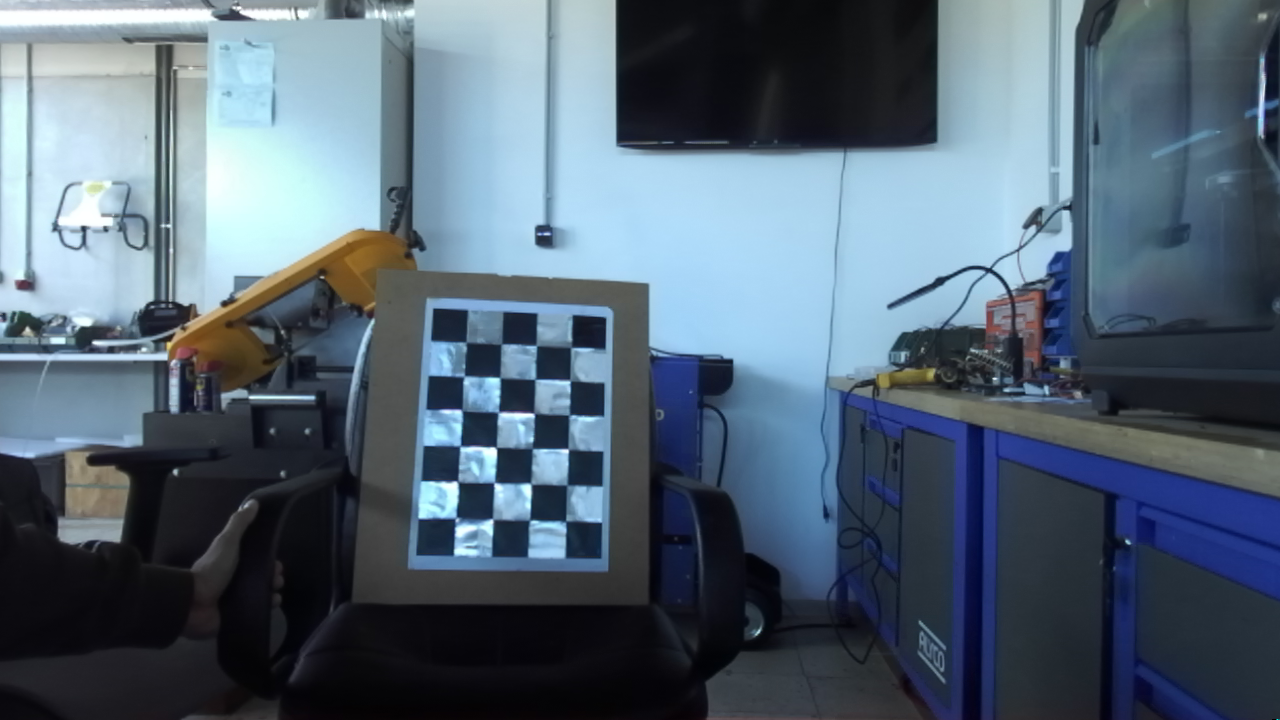
#> input picture zed_20251006_103708.png, 1280 x 720 px, given as the content of the folder /home/harunrk/Sensors/Examples/zed_images, which was not available
$ python zed_calibration.py
#> lines starting #> are read from the running program, lines starting #| are printed output that depends on the picture; after the words box and inside, x2 and y2 are one past the last pixel; in counts of white or black regions, pixels touching at a corner belong together; pictures that were not available may be replaced by others from this repository, and a replacement may not be noted
# This code example demonstrates how to calibrate an RGB camera using chessboard images captured from a ZED camera.
# Could be not exactly gives the best results for this camera but it can help to understand how to do camera calibration using OpenCV in Python.
import cv2
import numpy as np
import glob
import os
import sys

pattern_size = (4, 6)   # Satranç tahtasının iç köşe sayısı
square_size = 5.5       # mm cinsinden kare kenarı uzunluğu (Kullandığınız tahtanın gerçek ölçüsü)
image_folder = '/home/harunrk/Sensors/Examples/zed_images/' # RGB görüntü klasörü
save_dir = '/home/harunrk/Sensors/Calibration'
image_extension = '*.png'

objp = np.zeros((np.prod(pattern_size), 3), np.float32)
objp[:, :2] = np.indices(pattern_size).T.reshape(-1, 2)
objp *= square_size  # Gerçek dünya ölçüsüne çevir

obj_points = []  # 3D - Gerçek dünya noktaları listesi
img_points = []  # 2D - Görüntü noktaları listesi

criteria = (cv2.TERM_CRITERIA_EPS + cv2.TERM_CRITERIA_MAX_ITER, 30, 0.001)

images = sorted(glob.glob(os.path.join(image_folder, image_extension)))
print(f"Toplam {len(images)} RGB görüntü bulundu.\n")

cv2.namedWindow('Bulunan Köşeler', cv2.WINDOW_AUTOSIZE)
last_gray_shape = None # Kameranın boyutunu (height, width) tutacak değişken
successful_captures = 0

print("--- KÖŞE TESPİTİ BAŞLADI ---")
for fname in images:
    img = cv2.imread(fname)
#> img is the input picture: shape (720, 1280, 3); mean B, G, R 116.1, 101.2, 84.8

    if img is None:
        print(f"[HATA] RGB görüntü yüklenemedi: '{fname}'")
        continue

    gray = cv2.cvtColor(img, cv2.COLOR_BGR2GRAY)
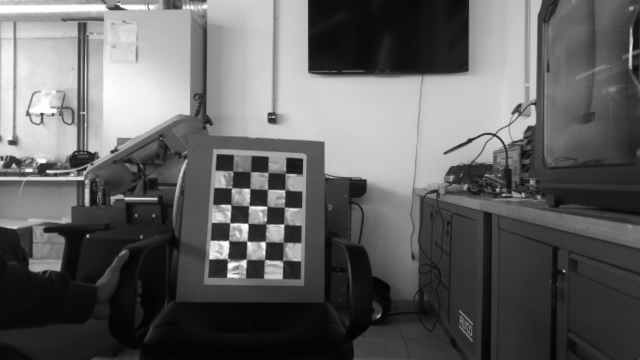
#> gray: shape (720, 1280) (shown at 1/2 size); min 0, max 255, mean 98
    ret, corners = cv2.findChessboardCorners(gray, pattern_size, None)
#> ret = True; corners = 24 rows, first 8: [466.3, 342.2], [501.3, 344], [537.5, 344], [570.1, 348.3], [465.3, 375.3], [499.7, 377.9], [534, 379.9], [570.5, 381.8]

    if ret:
        if last_gray_shape is None:
            last_gray_shape = gray.shape # (height, width)

        corners_refined = cv2.cornerSubPix(gray, corners, (11, 11), (-1, -1), criteria)
#> corners_refined = 24 rows, first 8: [466, 342.5], [501.4, 344.3], [536.3, 345.7], [571.1, 347.2], [463.7, 376.4], [500, 377.6], [535.2, 379.4], [570.7, 380]
        obj_points.append(objp)
        img_points.append(corners_refined)
        successful_captures += 1

        display = img.copy()

        cv2.drawChessboardCorners(display, pattern_size, corners_refined, ret)
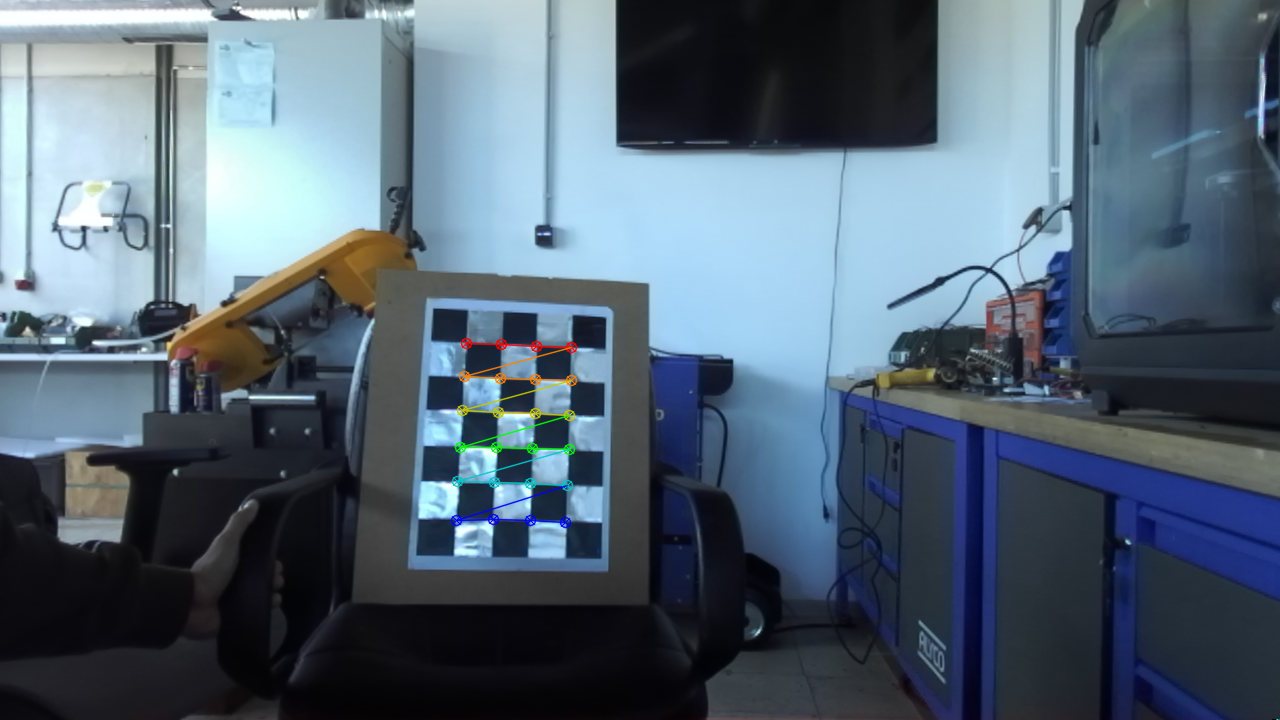
#> display: shape (720, 1280, 3); 0.61% of pixels changed, all inside (x1, y1, x2, y2) = (450, 337, 578, 529)
        cv2.imshow('Bulunan Köşeler', display)

        if cv2.waitKey(100) & 0xFF == 27:
#> (key Esc is pressed here)
            print("\nKullanıcı isteğiyle köşe bulma durduruldu.")
            break

        print(f"[OK] Köşe bulundu: {os.path.basename(fname)} (Toplam: {successful_captures})")
    else:
        print(f"[LOG] Köşe bulunamadı: {os.path.basename(fname)}")

cv2.destroyAllWindows()
print("--- KÖŞE TESPİTİ SONA ERDİ ---\n")

if len(obj_points) > 5:
    print(f"Kalibrasyon için yeterli görüntü ({len(obj_points)}) toplandı.")
    print("Kamera kalibrasyonu başlatılıyor...")

    ret, camera_matrix, dist_coeffs, rvecs, tvecs = cv2.calibrateCamera(
        obj_points, img_points, last_gray_shape[::-1], None, None
    )

    print("--- RGB KAMERA KALİBRASYONU TAMAMLANDI! ---")
    print("Kamera Matrisi (Intrinsic): ", camera_matrix)
    print("Distorsiyon Katsayıları: ", dist_coeffs)

    total_error = 0
    for i in range(len(obj_points)):
        imgpoints2, _ = cv2.projectPoints(obj_points[i], rvecs[i], tvecs[i], camera_matrix, dist_coeffs)
        error = cv2.norm(img_points[i], imgpoints2, cv2.NORM_L2) / len(imgpoints2)
        total_error += error

    mean_error = total_error / len(obj_points)
    print(f"Ortalama Kalibrasyon Hatası: {mean_error:.4f} piksel")

    os.makedirs(save_dir, exist_ok=True)
    save_path = os.path.join(save_dir, 'rgb_calibration.npz') # Dosya adı değiştirildi

    np.savez(save_path,
             camera_matrix=camera_matrix,
             dist_coeffs=dist_coeffs,
             rvecs=rvecs,
             tvecs=tvecs,
             mean_error=mean_error)

    print(f"\nKalibrasyon dosyası başarıyla kaydedildi: {save_path}")

else:
    print(f"\n[HATA] Kalibrasyon için yeterli sayıda köşe bulunamadı ({len(obj_points)}).")
    print("Lütfen parametreleri ve görüntü kalitesini kontrol edin.")
    print("En az 5-10 başarılı görüntü gereklidir.")
#> (the run stopped early here; a loop or call above may not have finished)

$ run again, on zed_20251006_103714.png
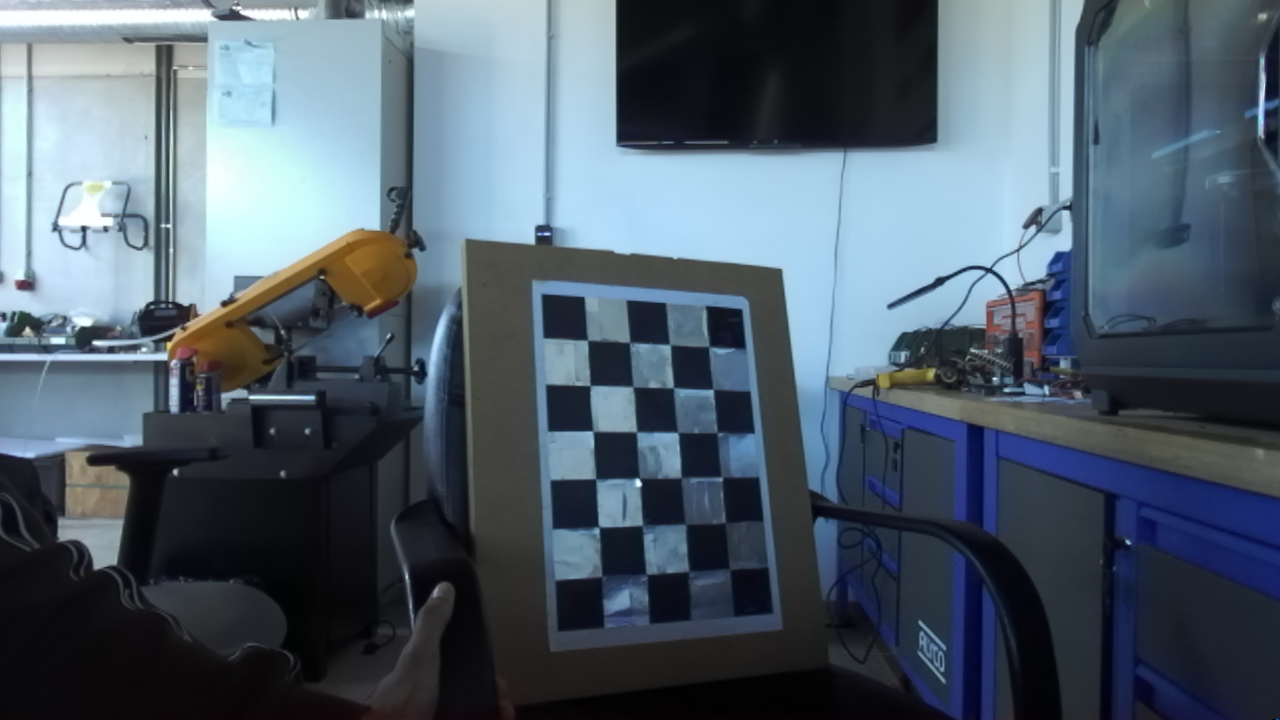
#> input picture zed_20251006_103714.png, 1280 x 720 px, given as the content of the folder /home/harunrk/Sensors/Examples/zed_images, which was not available
#> img is the input picture: shape (720, 1280, 3); mean B, G, R 107.3, 94.5, 80.2
#> `gray = cv2.cvtColor(img, cv2.COLOR_BGR2GRAY)`:
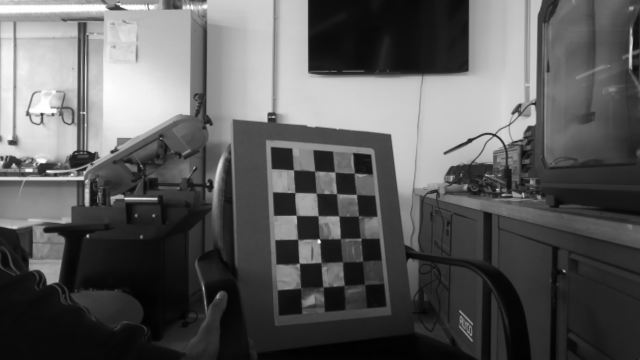
#> gray: shape (720, 1280) (shown at 1/2 size); min 0, max 255, mean 91.7
#> ret = True; corners = 24 rows, first 8: [587.7, 340.3], [629.4, 342.7], [670, 344.4], [708.7, 346.8], [589.8, 385.8], [633.5, 387.4], [673, 388.2], [713, 389.1]
#> corners_refined = 24 rows, first 8: [587.5, 340.2], [629.7, 342.8], [670, 344.6], [708.9, 346.7], [590.1, 385.5], [632.8, 387], [673.4, 388], [713.1, 389.6]
#> `cv2.drawChessboardCorners(display, pattern_size, corners_refined, ret)`:
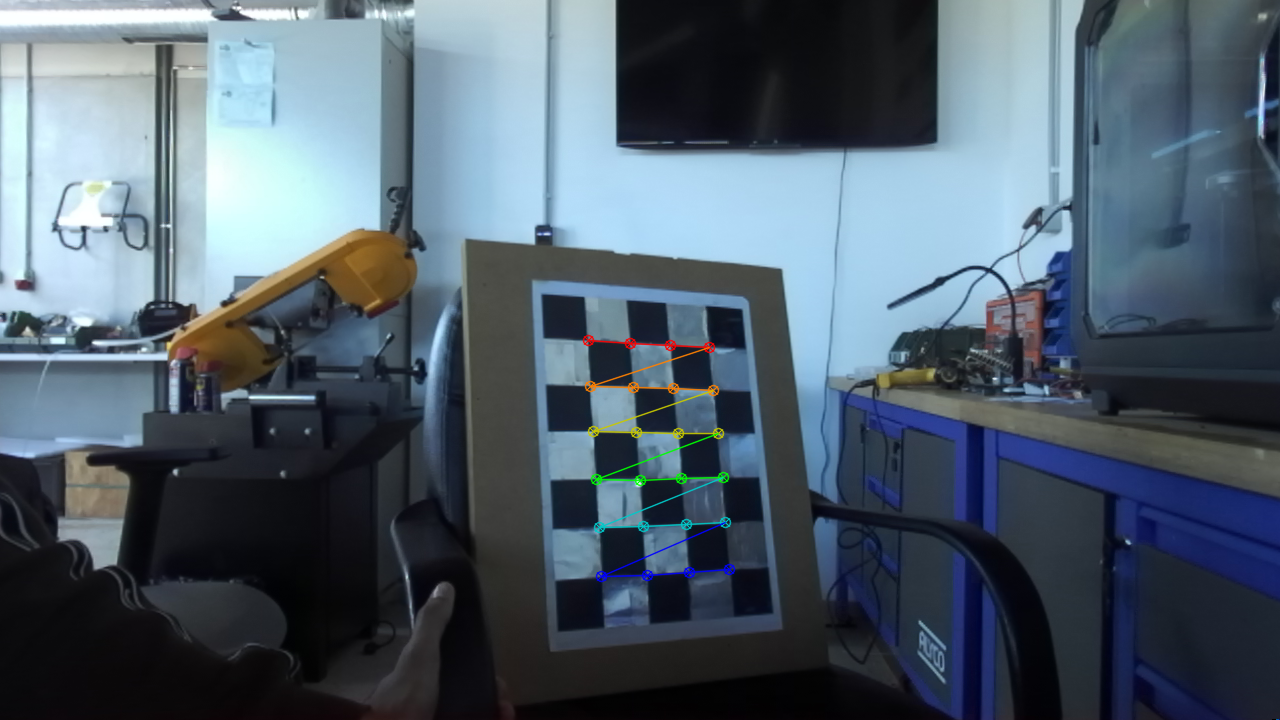
#> display: shape (720, 1280, 3); 0.66% of pixels changed, all inside (x1, y1, x2, y2) = (582, 334, 736, 583)

$ run again, on zed_20251006_103715.png
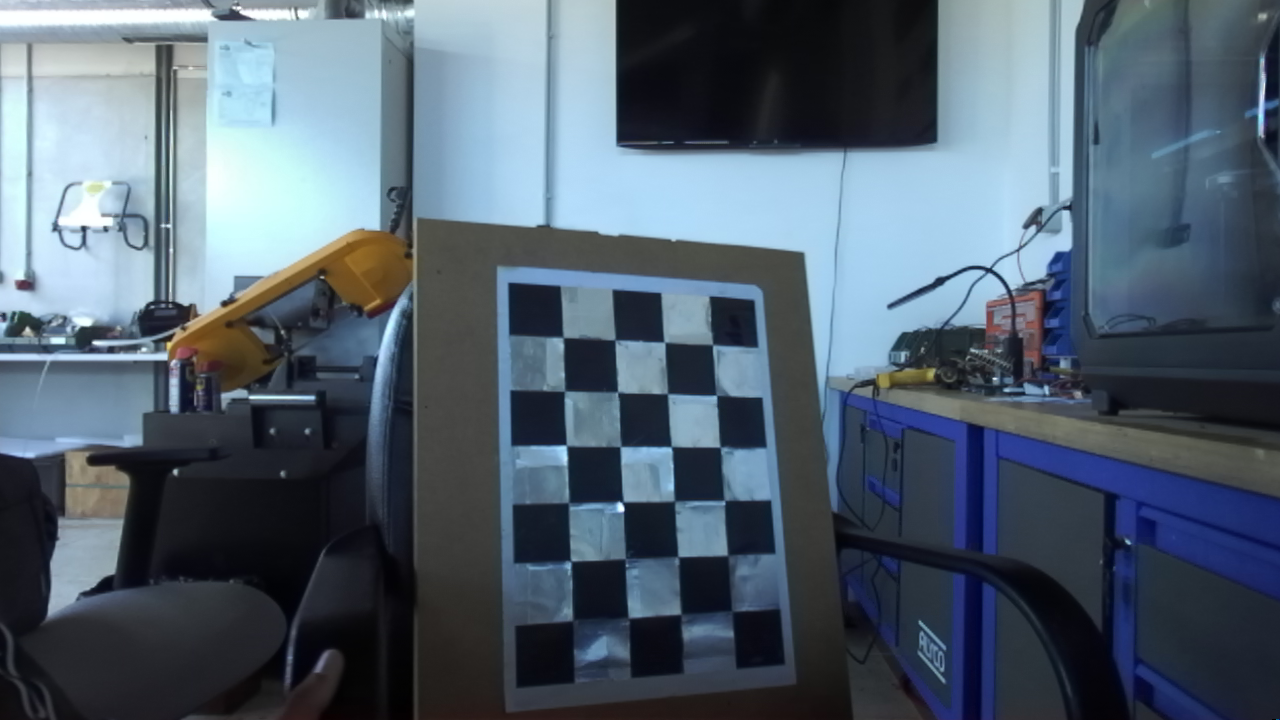
#> input picture zed_20251006_103715.png, 1280 x 720 px, given as the content of the folder /home/harunrk/Sensors/Examples/zed_images, which was not available
#> img is the input picture: shape (720, 1280, 3); mean B, G, R 111.3, 97.2, 82.4
#> `gray = cv2.cvtColor(img, cv2.COLOR_BGR2GRAY)`:
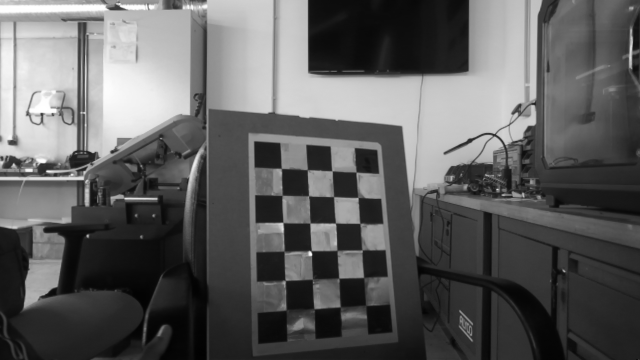
#> gray: shape (720, 1280) (shown at 1/2 size); min 0, max 255, mean 94.4
#> ret = True; corners = 24 rows, first 8: [563.9, 338.3], [614.7, 340], [663.3, 341.4], [712.5, 344.7], [563.9, 391.6], [617.2, 391.2], [667.1, 394], [716.8, 395.5]
#> corners_refined = 24 rows, first 8: [563, 337.5], [615.2, 340.2], [664.6, 342.2], [712.5, 344.7], [564.7, 391.2], [617.6, 392], [667.5, 393.6], [717.6, 394.4]
#> `cv2.drawChessboardCorners(display, pattern_size, corners_refined, ret)`:
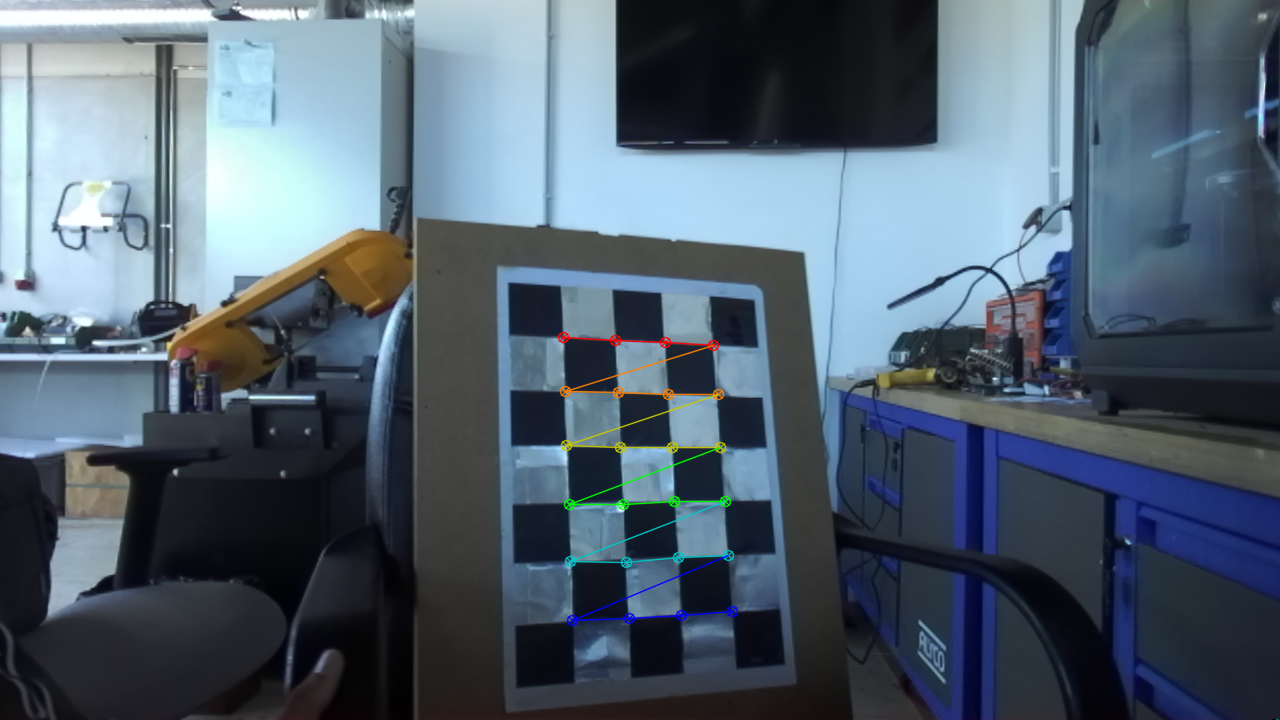
#> display: shape (720, 1280, 3); 0.77% of pixels changed, all inside (x1, y1, x2, y2) = (557, 331, 739, 627)
